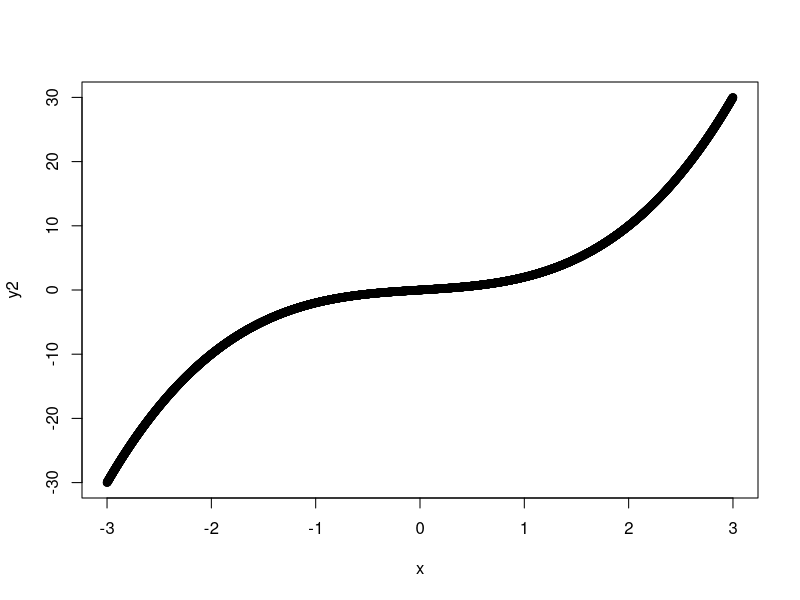
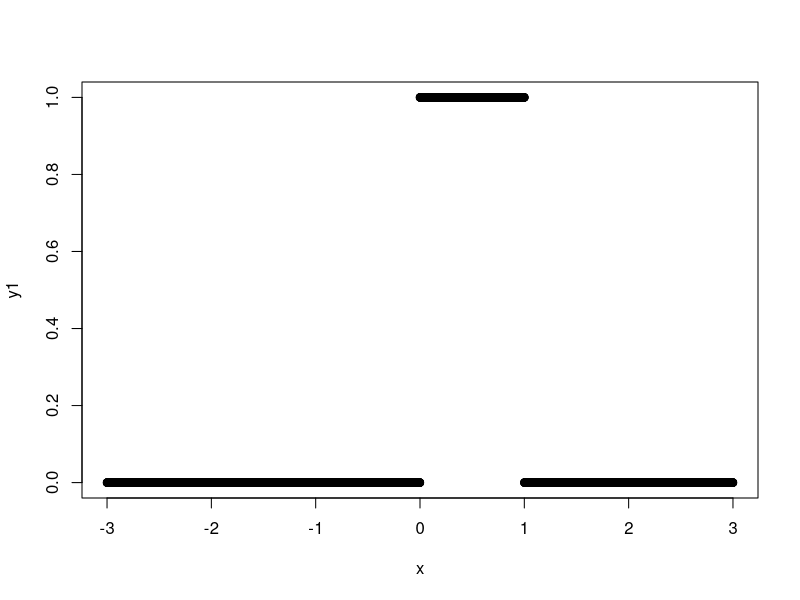
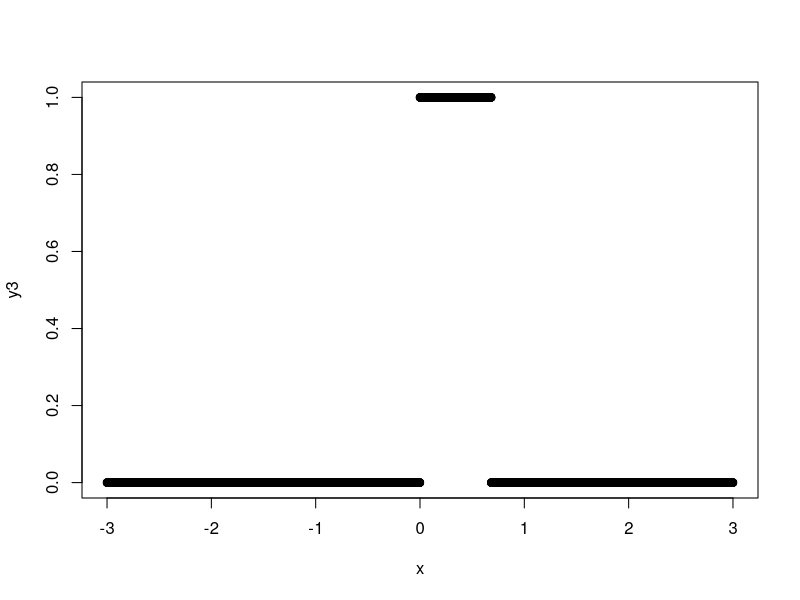

Generate these figures, in order, with R:
## ---- chunk 1

# write functions in R to represent both of these. For the indicator, code a, b as optional arguments that default to 0,1

indicator <- function(x, a=0, b=1) {
  if (x >= a & x <= b){
    return(1)
  } else {
    return(0)
  }
  
  # or use return(ifelse(x >= a & x <= b, 1, 0)) ?ifelse()
}

f <- function(x) {
  return(x^3 + x)
}

# define a vector of x
x <- seq(-3, 3, 0.001)

# since x is a vector, we need to use lapply to apply the function x to all values in the vector x
y1 <- lapply(x, indicator)
y2 <- lapply(x, f)
plot(x,y2) # cubic function
plot(x,y1) # indicator function

# use these functions to write a new function that represents g(x) = 1[0,1](f(x))

g <- function(x) {
  return(
    indicator(f(x))
  )
}


y3 <- lapply(x, g)
plot(x, y3) # plotting x, g
## ---- chunk 2

### simulating A exists in a 2-d grid

library(tidyverse)

expand_grid(
  w1 = seq(0, 1, len=100),
  w2 = seq(0, 1, len=100)
) %>% mutate(X = ifelse(w1<0.5 & w2<0.5, 1, 0)) # mutate adds the column, for x where w1 and w2 < 0.5

# use mutate to add a column to this dataframe indicating the value that X takes for each universe

# sum over all the x to count the number of events occurring in this space

df <- expand_grid(
  w1 = seq(0,1, len=100),
  w2 = seq(0,1,len=100)
) %>% mutate(X = ifelse(w1 < 0.5 & w2 < 0.5, 1, 0))

mean(df$X) # calculates our probability P(A) or P(X=1), counting where the event occurs (=1) in this space

#

df <- expand_grid(
  w1 = seq(0,1, len=100),
  w2 = seq(0,1,len=100)
) %>% mutate(X = ifelse(w1 < 0.5 & w2 < 0.5, 1, 0)) %>%
  mutate(Y = sin(w1*w2*2*pi)) # Defines a new random var Y and its function, sin(w1*w2*2*pi)

# calculate the probability of Y > 0.5 in this space, or P(Y > 0.5)
mean(df$Y > 0.5)

